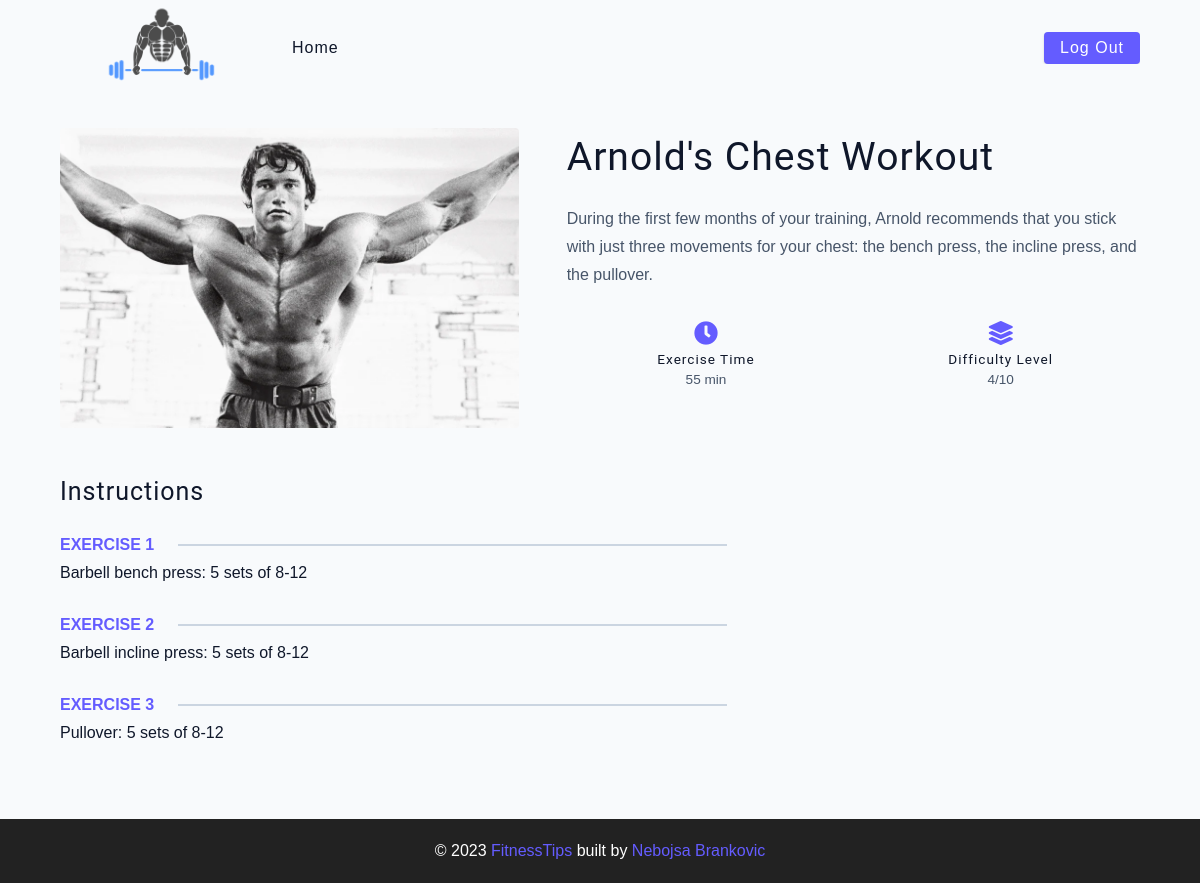
The app's page /single_workout.php?workout_id=1 (signed in) with its own data.
### tables this page shows
CREATE TABLE `workout` (
  `id` int(11) unsigned NOT NULL AUTO_INCREMENT,
  `name` varchar(255) NOT NULL,
  `exercise_time` int(11) NOT NULL,
  `difficulty_level` int(11) NOT NULL,
  `first_exercise` varchar(255) NOT NULL,
  `second_exercise` varchar(255) NOT NULL,
  `third_exercise` varchar(255) NOT NULL,
  `description` text NOT NULL,
  `image` varchar(255) NOT NULL,
  `user_id` int(10) unsigned NOT NULL,
  PRIMARY KEY (`id`),
  KEY `fk_user` (`user_id`),
  CONSTRAINT `fk_user` FOREIGN KEY (`user_id`) REFERENCES `user` (`id`) ON DELETE CASCADE ON UPDATE CASCADE
);

### models/Workout.php (called while the page is built, shortened)
<?php
class Workout
{
    function __construct($id = null, $name, $exerciseTime, $difficultyLevel, $firstExercise, $secondExercise, $thirdExercise, $description, $imageName, $user_id)
    {
        $this->name = $name;
        $this->exerciseTime = $exerciseTime;
        $this->difficultyLevel = $difficultyLevel;
        $this->firstExercise = $firstExercise;
        $this->secondExercise = $secondExercise;
        $this->thirdExercise = $thirdExercise;
        $this->description =  $description;
        $this->imageName = $imageName;
    }
    static function getById(mysqli $conn, $id)
    {
        $sql = "SELECT * FROM workout WHERE id = ?";
        $stmt = $conn->prepare($sql);
        $stmt->bind_param("i", $id);
        $success = $stmt->execute();
        if ($success) {
            $res = $stmt->get_result();
            $array_res = $res->fetch_array();
            $workout = new Workout(
                $array_res['id'],
                $array_res['name'],
                $array_res['exercise_time'],
                $array_res['difficulty_level'],
                $array_res['first_exercise'],
                $array_res['second_exercise'],
                $array_res['third_exercise'],
                $array_res['description'],
                $array_res['image'],
                $array_res['user_id']
            );
            return $workout;
        }
        return false;
    }
}

### single_workout.php (the view, shortened to what this page needs)
<?php
require 'models/Workout.php';
require 'db_connection.php';
$workout = Workout::getById($conn, $_GET['workout_id']);
?>
<!DOCTYPE html>
<html lang="en">
<head>
  <link rel="stylesheet" href="./css/style.css" />
  <link rel="stylesheet" href="https://cdnjs.cloudflare.com/ajax/libs/font-awesome/5.14.0/css/all.min.css" />
  <link rel="stylesheet" href="./css/index.css" />
</head>
<body>
  <nav class="navbar">
    <div class="nav-center">
      <div class="nav-header">
        <a href="index.php" class="nav-logo">
          <img src="./assets/logo.png" alt="simply workouts" />
        </a>
      </div>
      <div class="nav-links">
        <a href="index.php" class="nav-link">Home</a>
        <div class="nav-link logout-link">
          <a href="logout.php" class="btn">Log out</a>
        </div>
      </div>
    </div>
  </nav>
  <main class="page">
    <section class="workout-hero">
      <img src="./assets/workouts/<?php echo $workout->imageName ?>" class="img workout-hero-img" alt="" />
      <article>
        <h2><?php echo $workout->name ?></h2>
        <p>
          <?php echo $workout->description ?>
        </p>
        <div class="workout-icons">
          <article>
            <i class="fas fa-clock"></i>
            <h5>exercise time</h5>
            <p><?php echo $workout->exerciseTime ?> min</p>
          </article>
          <article>
            <i class="fas fa-layer-group"></i>
            <h5>difficulty level</h5>
            <p><?php echo $workout->difficultyLevel ?>/10</p>
          </article>
        </div>
      </article>
    </section>
    <section class="workout-content">
      <article>
        <h4>instructions</h4>
        <div class="single-instruction">
          <header>
            <p>Exercise 1</p>
            <div></div>
          </header>
          <p>
            <?php echo $workout->firstExercise ?>
          </p>
          <div class="single-instruction">
            <header>
              <p>Exercise 2</p>
              <div></div>
            </header>
            <p>
              <?php echo $workout->secondExercise ?>
            </p>
            <div class="single-instruction">
              <header>
                <p>Exercise 3</p>
                <div></div>
              </header>
              <p>
                <?php echo $workout->thirdExercise ?>
              </p>
            </div>
      </article>
      <article class="second-column"></article>
    </section>
  </main>
  <footer class="page-footer">
    <p>
      &copy; <span id="date"></span>
      <span class="footer-logo">FitnessTips</span>
      built by
      <a href="https://github.com/BrankovicNebojsa">Nebojsa Brankovic</a>
    </p>
  </footer>
</body>
</html>

### css/style.css (style rules this page uses)
html { line-height: 1.15; -webkit-text-size-adjust: 100%; }
body { margin: 0; }
main { display: block; }
a { background-color: transparent; }
img { border-style: none; }

### records on screen
workout: image (picture), name "Arnold's Chest Workout", description "During the first few months of your training, Arnold recommends that you stick with just three movements for your chest: the bench press, the incline press, and the pullover.", exercise_time "55", difficulty_level "4", first_exercise "Barbell bench press: 5 sets of 8-12", second_exercise "Barbell incline press: 5 sets of 8-12", third_exercise "Pullover: 5 sets of 8-12"
